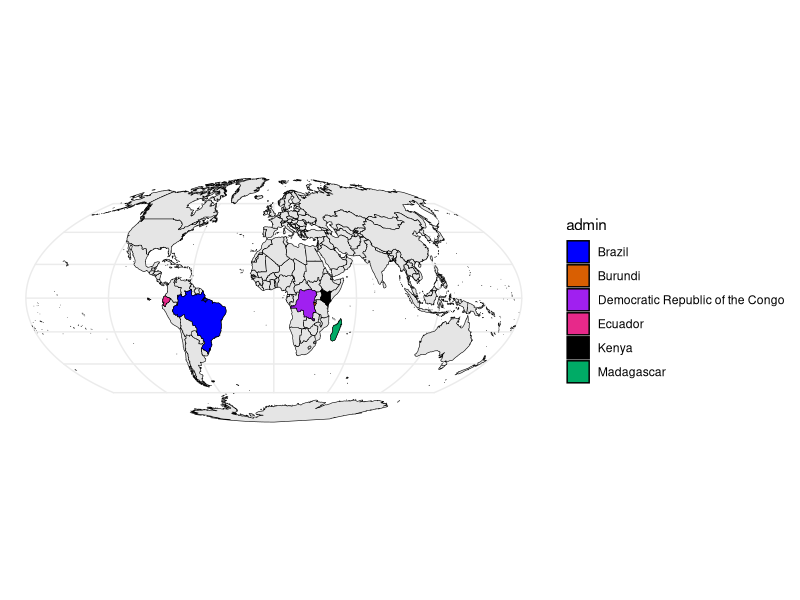

Generate this figure with R:
#load packages
library(sf)
library(ggplot2)
library(rnaturalearth)
library(dplyr)

# Load world map shapefile and transform projection
world <- ne_countries(scale = "medium", returnclass = "sf")
world_proj <- st_transform(world, crs = "+proj=moll")

# Define countries to highlight
highlighted_countries <- c("Ecuador", "Kenya", "Madagascar", 
                           "Burundi", "Democratic Republic of the Congo", "Brazil")

# Filter highlighted countries before transforming
highlighted_map <- world %>%
  filter(admin %in% highlighted_countries)

# Reproject to Mollweide projection
highlighted_map_proj <- st_transform(highlighted_map, crs = "+proj=moll")

# Define colors for each country
country_colors <- c(
  "Brazil" = "blue",
  "Burundi" = "#D95F02",
  "Democratic Republic of the Congo" = "purple",
  "Ecuador" = "#E7298A",
  "Kenya" = "black",
  "Madagascar" = "#00AB66"
)

# Create the map plot
Figure4b <- ggplot() +
  geom_sf(data = world_proj, fill = "gray90", color = "black") +  # Land in gray
  geom_sf(data = highlighted_map_proj, aes(fill = admin), color = "black") +  # Highlighted countries
  scale_fill_manual(values = country_colors) +  # Apply color mapping
  theme_minimal() +
  coord_sf(crs = "+proj=moll") 

# Save the plot
ggsave("Figure 4b.tiff", plot = Figure4b, width = 13, height = 8, dpi = 300, units = "in", device = "tiff")
